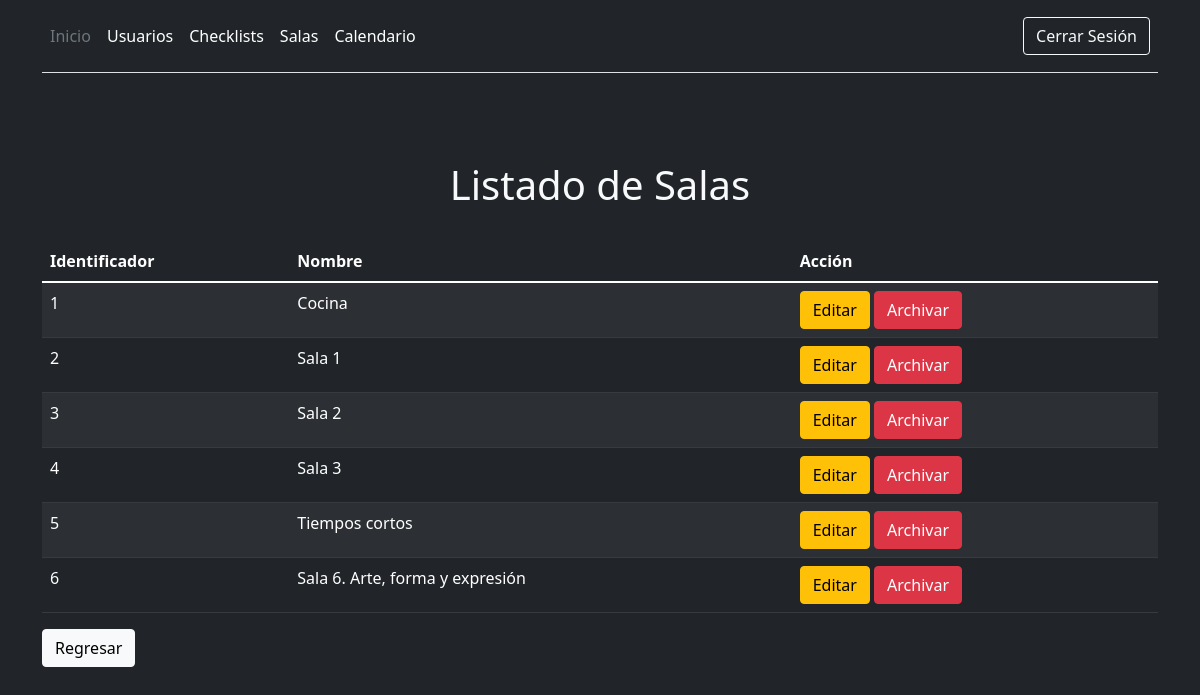
The app's page /listadoSalas.php (signed in), older data.
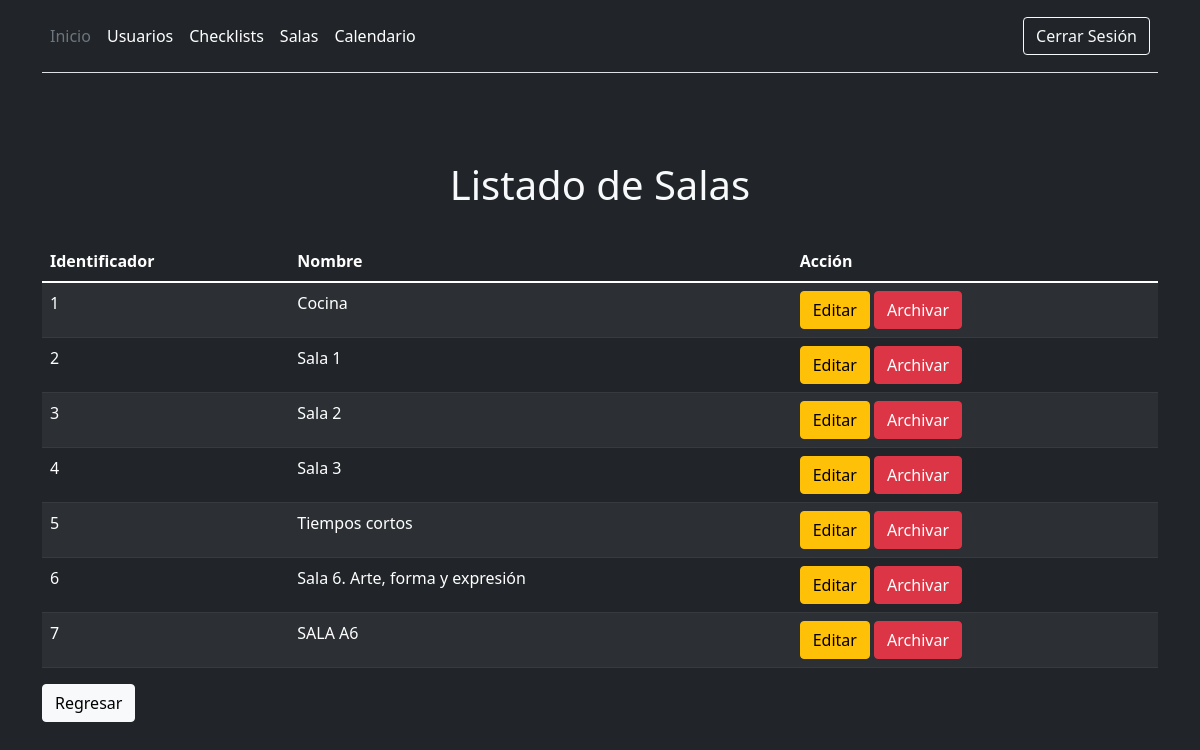
The same page, newer data.
### tables this page shows
CREATE TABLE `sala` (
  `id_sala` int(11) NOT NULL,
  `nombre` char(100) NOT NULL,
  `activa` tinyint(1) NOT NULL DEFAULT 1
);

### listadoSalas.php (the view, shortened to what this page needs)
<?php
require_once "./php/conexion.php";
?>
<!DOCTYPE html>
<html lang="es">
<head>
    <link href="https://cdn.jsdelivr.net/npm/bootstrap@5.1.3/dist/css/bootstrap.min.css" rel="stylesheet"
>
    <link rel="stylesheet" href="css/bienvenida.css">
</head>
<body>
    <header class="p-3 bg-dark text-white">
        <div class="container">
            <div class="d-flex flex-wrap align-items-center justify-content-center justify-content-lg-start">
                <ul class="nav col-12 col-lg-auto me-lg-auto mb-2 justify-content-center mb-md-0">
                    <li><a href="menu_admin.php" class="nav-link px-2 text-secondary">Inicio</a></li>
                    <li><a href="registroUsuario.php" class="nav-link px-2 text-white">Usuarios</a> </li>
                    <li><a href="registroChecklist.php" class="nav-link px-2 text-white">Checklists</a></li>
                    <li><a href="registroSala.php" class="nav-link px-2 text-white">Salas</a></li>
                    <li><a href="semanal.php" class="nav-link px-2 text-white">Calendario</a></li>
                </ul>
                <div class="text-end">
                    <button id="logoutButton" onclick="cerrarSesion()" type="button" class="btn btn-outline-light me-2">Cerrar
                        Sesión</button>
                </div>
            </div>
            <div class="d-flex flex-column flex-md-row align-items-center pb-3 mb-4 border-bottom"></div>
        </div>
    </header>
    <div class="container mt-5">
        <div id="listaSalas" class="mt-5">
            <h1 align="center">Listado de Salas</h1>
            <br>
            <?php
            $sql = 'SELECT * FROM sala';
            $resul = $conexion->query($sql);
            ?>
            <table class="table table-dark table-striped">
                <thead>
                    <tr>
                        <th scope="col">Identificador</th>
                        <th scope="col">Nombre</th>
                        <th scope="col">Acción</th>
                    </tr>
                </thead>
                <tbody>
                    <?php
                    while ($row = $resul->fetch(PDO::FETCH_ASSOC)) {
                    ?>
                        <tr>
                            <td> <?php echo $row["id_sala"] ?> </td>
                            <td> <?php echo $row["nombre"] ?></td>
                            <td><button type="submit" class="btn btn-warning">Editar</a></button>
                                <a href="./php/eliminar_usuario.php"></a><button type="submit"
                                    class="btn btn-danger">Archivar</button>
                            </td>
                        </tr>
                    <?php
                    }
                    ?>
                </tbody>
            </table>
        </div>
    </div>
    <div class="container mt-3">
    <a href="registroSala.php"><button type="submit" class="btn btn-light">Regresar</button></a>
  </div>
</body>
</html>

Row changes from the older to the newer data that the page shows:
added sala: id_sala "7", nombre "SALA A6"
